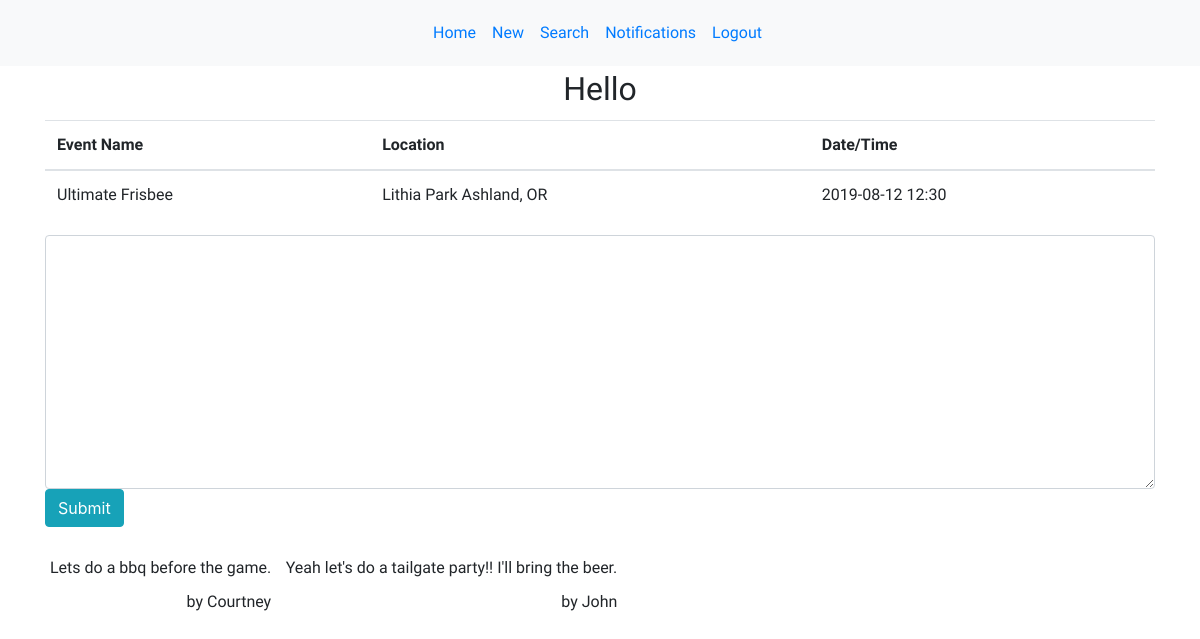
/event/3, run on the app's committed database.
### models.py (models this page shows)
class Event(db.Model):
    __Tablename__ = "events"
    id = db.Column(db.Integer, primary_key=True)
    event_title = db.Column(db.String(100))
    date = db.Column(db.String(8))
    time = db.Column(db.String(12))
    location = db.Column(db.String(100))
    information = db.Column(db.TEXT)
    creator_id = db.Column(db.Integer, db.ForeignKey("user.id"), nullable=False)
    author = db.relationship('User', foreign_keys=[creator_id], backref="user_messages", cascade="all")
    events_that_have_attendees = db.relationship('User', lazy = 'dynamic', secondary = attendees_table)

class Message(db.Model):
    __Tablename__ = "messages"
    id = db.Column(db.Integer, primary_key=True)
    content = db.Column(db.TEXT)
    user_who_created = db.Column(db.Integer, nullable=False)
    created_at = db.Column(db.DateTime, server_default=func.now())
    updated_at = db.Column(db.DateTime, server_default=func.now(), onupdate=func.now())
    user_info = db.Column(db.Integer, db.ForeignKey("user.id"), nullable=False)
    author_of_msg = db.relationship('User', foreign_keys=[user_info], backref="message")
    event_info = db.Column(db.Integer, db.ForeignKey("event.id"), nullable=False)
    event_message = db.relationship('Event', foreign_keys=[event_info], backref="event_messages")
    def __repr__(self):
     return f"<User {self.id} - {self.content} {self.author_of_msg}"

class User(db.Model):
    __Tablename__ = "users"
    id = db.Column(db.Integer, primary_key=True)
    first_name = db.Column(db.String(100), nullable = False)
    last_name = db.Column(db.String(100), nullable = False)
    password = db.Column(db.String(200), unique = True, nullable = False)
    email = db.Column(db.String(100), unique = True, nullable = False)
    security_answer1 = db.Column(db.String(200))
    created_at = db.Column(db.DateTime, server_default=func.now())
    updated_at = db.Column(db.DateTime, server_default=func.now(), onupdate=func.now())
    users_that_attend_events = db.relationship('Event', lazy = 'dynamic', secondary = attendees_table)

### controller_functions.py (the view)
def event(id):
    user_events = Event.query.get(id)
    get_messages = Message.query.all()
    print(get_messages)
    return render_template("message_board.html", organize_event = user_events, read_message = get_messages)

### templates/message_board.html (shortened to what this page needs)
<!DOCTYPE html>
<html lang="en">
<head>
    <link rel="stylesheet" href="{{ url_for('static', filename='message.css') }}">
    <link rel="stylesheet" href="https://maxcdn.bootstrapcdn.com/bootstrap/4.3.1/css/bootstrap.min.css">
</head>
<body>
    <nav class="navbar navbar-expand-sm bg-light justify-content-center">
        <ul class="navbar-nav">
            <li class="nav-item">
                <a class="nav-link" href="/homepage">Home</a>
            </li>
            <li class="nav-item">
                <a class="nav-link" href="/new">New</a>
            </li>
            <li class="nav-item">
                <a class="nav-link" href="/search">Search</a>
            </li>
            <li class="nav-item">
                <a class="nav-link" href="/notifications">Notifications</a>
            </li>
            <li class="nav-item">
                <a class="nav-link" href="/logout">Logout</a>
            </li>
        </ul>
    </nav>
    <div class="container">
            <h2>Hello {{ session['greetings'] }} </h2>
            <table class="table table-hover">
                    <thead>
                        <tr>
                            <th>Event Name</th>
                            <th>Location</th>
                            <th>Date/Time</th>
                        </tr>
                    </thead>
                    <tbody>
                        <td>{{ organize_event.event_title }} </td>
                        <td>{{ organize_event.location }} </td>
                        <td>{{ organize_event.date }} {{ organize_event.time }} </td>
                    </tbody>
                </table>
        <form action="/create_msg" method="post" id="msg">
            <textarea class="form-control" name="msg" id="message" cols="30" rows="10"></textarea>
            <input type="submit" class="btn btn-info" id="#">
        </form>
        <div class="errorMSG" id="error">
        </div>
        {% for message in read_message %}
                <div class="msg_section">
                    <p class="message">{{ message.content }} </p>
                    <p class="author"> by {{ message.author_of_msg.first_name }}{{ message.last_name }}</p>
                </div>
        {% endfor %}
    </div>
</body>
</html>

### static/message.css (style rules this page uses)
h1, h4, h2 { font-family: 'Nanum Gothic Coding', monospace; padding: 4px; text-align: center; }
p, th, td, ul { font-family: 'Mali', cursive; padding: 5px; }
.message { margin: 0px; }
.author { text-align: right; }
.msg_section { display: inline-block; }

### data on the page
Event: event_title "Ultimate Frisbee", location "Lithia Park Ashland, OR", date "2019-08-12", time "12:30"
Message: content "Lets do a bbq before the game.", author_of_msg.first_name "Courtney"
Message: content "Yeah let's do a tailgate party!! I'll bring the beer.", author_of_msg.first_name "John"
